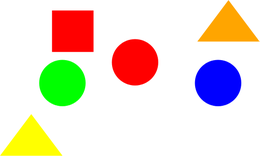
%> input picture assignment_2_Image_Processing/J1.png, 260 x 156 px, shrunk from 501 x 301 before the run
$ octave ass2_12CS10046.m   (GNU Octave 9; MATLAB toolbox functions it lacks are replaced by stand-ins)
%> lines starting %> are read from the running program, lines starting %| are printed output that depends on the picture; in (x1, y1, x2, y2) boxes, pixels count from 0 and x2, y2 are one past the last pixel; in counts of white or black regions, pixels touching at a corner belong together; the program's own positions count from 1
### assignment_2_Image_Processing/connected_components.m
function images = connected_components(threshold_image)
    count = 0;
    row = size(threshold_image,1);
    col = size(threshold_image,2);
    i = 1;
    while(i < row)
        % first part get the index of all zeros
        col_idx = find(threshold_image(i,:) == 255,1);
        row_idx = i;
        % we got index now we find all its 8 neighbours
        if(isempty(col_idx) == 0)
            count = count+1;
            threshold_image(row_idx,col_idx) = count;
            neighbour = [row_idx col_idx];
            while(isempty(neighbour) == 0)
                test = [];
                for j = 1:size(neighbour,1)
                    row_idx = neighbour(j,1);
                    col_idx = neighbour(j,2);

                    for k = -1:1
                        for l = -1:1
                            if(row_idx-k > 0 && row_idx-k <= row && col_idx-l > 0 && col_idx-l <= col)
                                if((threshold_image(row_idx-k,col_idx-l)) == 255)
                                    threshold_image(row_idx-k,col_idx-l) = count;
                                    test = [test;[row_idx-k col_idx-l]];
                                end
                            end
                        end
                    end
                end
                neighbour = test;
            end
        else
            i = i+1;
        end
    end
    % now all the connected components separately
    for i = 1:count
        dummy = threshold_image;
        dummy(dummy ~= i) = 0;
        dummy(dummy ~= 0) = 1;
        images(:,:,i) = dummy;
    end
end

### assignment_2_Image_Processing/ass2_12CS10046.m
%% keep on changing test image file name here
image = imread('J1.png');
%> image is the input picture: size 156x260x3 uint8; mean R, G, B 233.8, 220.1, 206.7
%% parameters of image
channel = size(image,3);
%> channel = 3
row = size(image,1);
%> row = 156
col = size(image,2);
%> col = 260
%% rest RGB components
red = image(:,:,1);
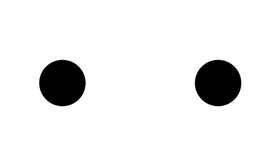
%> red: size 156x260 uint8; min 0, max 255, mean 233.8
green = image(:,:,2);
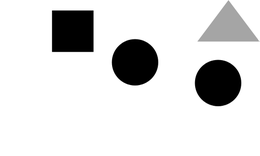
%> green: size 156x260 uint8; min 0, max 255, mean 220.1
blue = image(:,:,3);
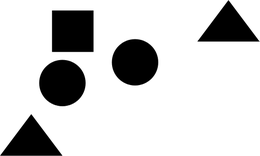
%> blue: size 156x260 uint8; min 0, max 255, mean 206.7

%% grayscale
grayscale_image = rgb2gray(image);
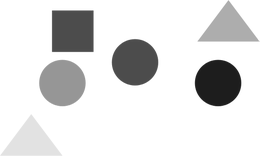
%> grayscale_image: size 156x260 uint8; min 29, max 255, mean 222.6

%% thresholding
threshold_image = grayscale_image;
threshold_image(threshold_image >= 240) = 0;
threshold_image(threshold_image ~= 0) = 255;
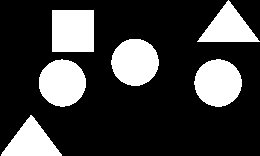
%> threshold_image: size 156x260 uint8; 23.9% white; 6 white regions, box (x1, y1, x2, y2) and area: (194, 59, 242, 107) 1768, (52, 10, 94, 52) 1764, (111, 39, 159, 86) 1753, (39, 59, 86, 107) 1744, (197, 0, 260, 42) 1344, (1, 115, 62, 156) 1320

%% and the rest of the part

er = threshold_image;
count = 1;
answer = [];
seclose = strel('disk',5,0);% this is to perform closing operation
while(sum(er(:)) ~= 0)
    % until the image is complete black ie
    % no component left
    parts = connected_components(er);
    % we got the connected components separately
    se = strel('disk',count,0);
    er2 = imerode(threshold_image,se);
    er2 = imclose(er2,seclose);
    % without close operation there will be unwanted connected components
    er = er2;
    % and we got the image after erosion with new SE
    % now we need to check whether this particular connected component
    % vanishes or not
    image_count = size(parts,3);
    for i = 1:image_count
        test = parts(:,:,i).*er2;
        if(sum(test(:)) == 0)%then we should check this as it vanishes
            a = more_details(parts(:,:,i),count-1,image);
            answer = [answer;a];% we got details about it now we need to update answer
        end
    end
    count = count+1;
end
%> this loop made 25 passes
%> image_count on passes 1 to 12: 6, 5, 6, 6, 6, 6, 6, 6, 6, 6, 6, 6
%> pass 1, `er2 = imclose(er2,seclose);`:
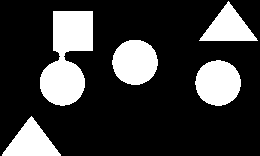
%> er2: size 156x260 uint8; 22.1% white; 5 white regions, box (x1, y1, x2, y2) and area: (40, 11, 93, 106) 3281, (195, 60, 241, 106) 1636, (112, 40, 158, 85) 1622, (2, 116, 61, 156) 1238, (199, 1, 258, 41) 1200
%> pass 3, `er2 = imerode(threshold_image,se);`:
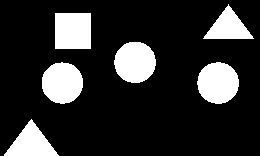
%> er2: size 156x260 uint8; 18% white; 6 white regions, box (x1, y1, x2, y2) and area: (197, 62, 239, 104) 1368, (114, 42, 156, 83) 1356, (42, 62, 83, 104) 1348, (55, 13, 91, 49) 1296, (4, 119, 59, 156) 1045, (203, 4, 254, 39) 901
%> after the loop, a = [24 255 255 46.5 1]; answer = [15 255 165 0 0; 20 255 0 0 0; 23 255 0 0 1; 23 0 255 0 1; 23 0 0 255 1; 24 255 255 46.5 1]
%% now display image
s = size(answer,1);
%> s = 6
fprintf('\t\tTotal number of candies = %d\n\n',s);
%| 		Total number of candies = 6
for i = 1:s
    a = answer(i,:);
    fprintf('For candy %d \n',i);
    fprintf('\tColour (R,G,B) = (%d,%d,%d)\n',a(2),a(3),a(4));
    fprintf('\tRadius = %d \n',a(1));
    if(a(5) == 0)
        fprintf('\tIt is not a perfect circle \n');
    else
        fprintf('\tIt is a perfect circle \n');
    end
end
%> this loop made 6 passes
%> a on passes 1 to 6: [15 255 165 0 0], [20 255 0 0 0], [23 255 0 0 1], [23 0 255 0 1], [23 0 0 255 1], [24 255 255 46.5 1]
%> (printed output is left out)

$ run again, with assignment_2_Image_Processing/J2.png copied over assignment_2_Image_Processing/J1.png
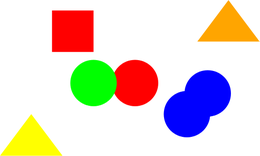
%> input picture assignment_2_Image_Processing/J2.png, 260 x 156 px, shrunk from 501 x 301 before the run
%> image is the input picture: size 156x260x3 uint8; mean R, G, B 225.8, 212.6, 207.1
%> `threshold_image(threshold_image ~= 0) = 255;`:
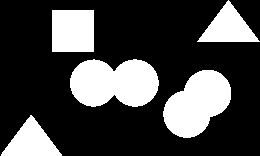
%> threshold_image: size 156x260 uint8; 26.9% white; 5 white regions, box (x1, y1, x2, y2) and area: (70, 59, 159, 107) 3416, (163, 70, 231, 138) 3056, (52, 10, 94, 52) 1764, (197, 0, 260, 42) 1344, (1, 115, 62, 156) 1320
%> the loop `while(sum(er(:)) ~= 0)` made 25 passes
%> image_count on passes 1 to 8: 5, 5, 5, 5, 5, 5, 5, 5
%> pass 2, `er2 = imerode(threshold_image,se);`:
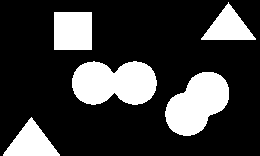
%> er2: size 156x260 uint8; 23% white; 5 white regions, box (x1, y1, x2, y2) and area: (72, 61, 157, 105) 2986, (165, 72, 229, 136) 2686, (54, 12, 92, 50) 1444, (3, 117, 60, 156) 1159, (201, 2, 256, 40) 1064
%> after the loop `while(sum(er(:)) ~= 0)`: a = [24 255 255 46.5 1]; answer = [15 255 165 0 0; 20 255 0 0 0; 23 0 255 0 1; 23 255 0 0 1; 23 0 0 255 0; 23 0 0 255 0; 24 255 255 46.5 1]
%> s = 7
%| 		Total number of candies = 7
%> the loop `for i = 1:s` made 7 passes
%> a on passes 1 to 7: [15 255 165 0 0], [20 255 0 0 0], [23 0 255 0 1], [23 255 0 0 1], [23 0 0 255 0], [23 0 0 255 0], [24 255 255 46.5 1]
%> (printed output is left out)

$ run again, with assignment_2_Image_Processing/J3.png copied over assignment_2_Image_Processing/J1.png
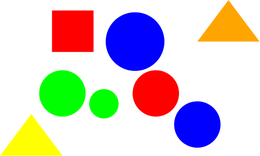
%> input picture assignment_2_Image_Processing/J3.png, 260 x 156 px, shrunk from 501 x 301 before the run
%> image is the input picture: size 156x260x3 uint8; mean R, G, B 212.5, 203.1, 202.4
%> `threshold_image(threshold_image ~= 0) = 255;`:
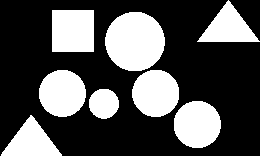
%> threshold_image: size 156x260 uint8; 32.5% white; 8 white regions, largest, box (x1, y1, x2, y2) and area: (105, 12, 165, 71) 2789, (52, 10, 94, 52) 1764, (174, 101, 221, 148) 1759
%> the loop `while(sum(er(:)) ~= 0)` made 30 passes
%> image_count on passes 1 to 8: 8, 5, 5, 7, 8, 8, 8, 8
%> pass 2, `er2 = imclose(er2,seclose);`:
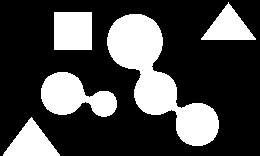
%> er2: size 156x260 uint8; 28.1% white; 5 white regions, box (x1, y1, x2, y2) and area: (107, 14, 219, 146) 5621, (41, 72, 117, 117) 2101, (54, 12, 92, 50) 1444, (3, 117, 60, 156) 1159, (201, 2, 256, 40) 1064
%> after the loop `while(sum(er(:)) ~= 0)`: a = [29 0 0 255 1]; answer = [14 0 255 0 1; 15 255 165 0 0; 20 255 0 0 0; 23 0 255 0 1; 23 255 0 0 1; 23 0 0 255 1; 24 255 255 46.5 1; 29 0 0 255 1]
%> s = 8
%| 		Total number of candies = 8
%> the loop `for i = 1:s` made 8 passes
%> a on passes 1 to 8: [14 0 255 0 1], [15 255 165 0 0], [20 255 0 0 0], [23 0 255 0 1], [23 255 0 0 1], [23 0 0 255 1], [24 255 255 46.5 1], [29 0 0 255 1]
%> (printed output is left out)

$ run again, with assignment_2_Image_Processing/J4.png copied over assignment_2_Image_Processing/J1.png
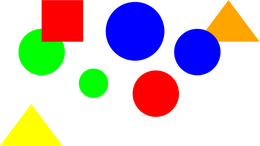
%> input picture assignment_2_Image_Processing/J4.png, 260 x 146 px, shrunk from 501 x 281 before the run
%> image is the input picture: size 146x260x3 uint8; mean R, G, B 210.8, 199.7, 200.8
%> the loop `while(sum(er(:)) ~= 0)` made 30 passes
%> image_count on passes 1 to 8: 6, 6, 6, 6, 6, 6, 6, 6
%> pass 2, `er2 = imerode(threshold_image,se);`:
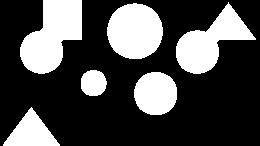
%> er2: size 146x260 uint8; 29.3% white; 6 white regions, box (x1, y1, x2, y2) and area: (20, 0, 82, 74) 2946, (176, 2, 256, 74) 2501, (107, 3, 163, 59) 2470, (134, 72, 177, 115) 1496, (3, 107, 60, 146) 1159, (81, 70, 107, 96) 549
%> after the loop `while(sum(er(:)) ~= 0)`: a = [29 0 0 255 1]; answer = [14 0 255 0 1; 15 255 165 0 0; 21 255 1.45 1.45 1; 23 0 255 0 1; 23 0 0 255 1; 23 255 0 0 1; 24 255 255 46.5 1; 29 0 0 255 1]
%> s = 8
%| 		Total number of candies = 8
%> the loop `for i = 1:s` made 8 passes
%> a on passes 1 to 8: [14 0 255 0 1], [15 255 165 0 0], [21 255 1.45 1.45 1], [23 0 255 0 1], [23 0 0 255 1], [23 255 0 0 1], [24 255 255 46.5 1], [29 0 0 255 1]
%> (printed output is left out)
